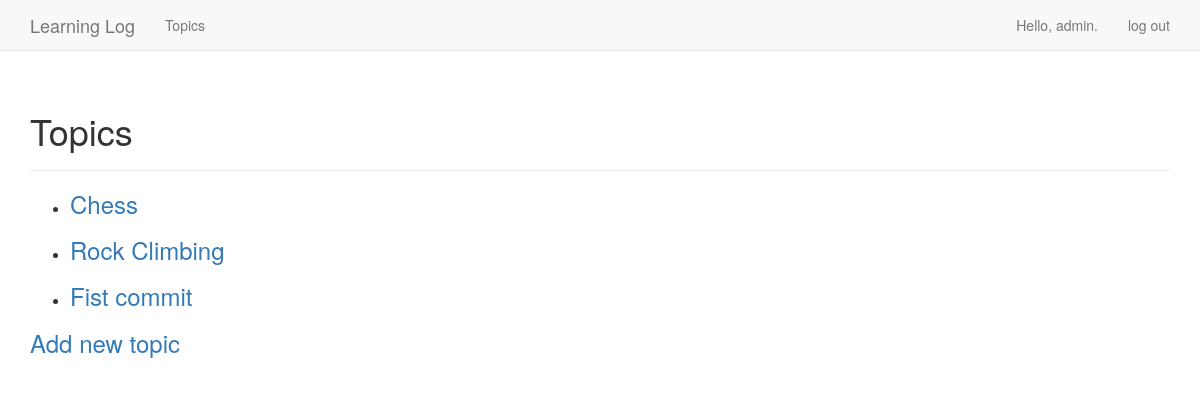
Page /topics/ (signed in) on the earlier database version.
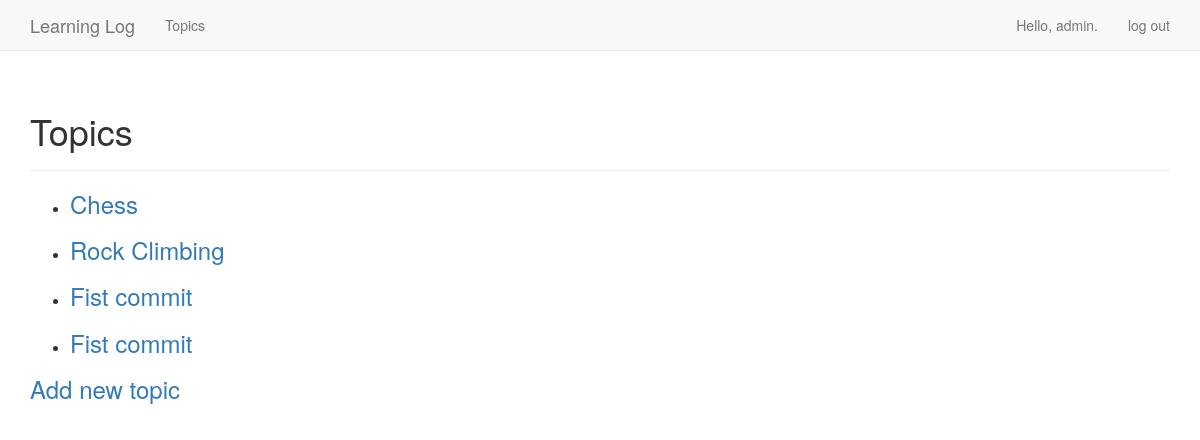
Same page on the later database version.
### learning_logs/models.py (models this page shows)
class Topic(models.Model):
    text = models.CharField(max_length=200)
    alters_data = models.DateTimeField(auto_now_add=True)
    owner = models.ForeignKey(User,on_delete=models.CASCADE)
    def __str__(self):
        return self.text

### learning_logs/views.py (the view)
# urls.py: url(r'^topics/$', views.topics, name='topics'),
@login_required
def topics(request):
    topics = Topic.objects.filter(owner=request.user).order_by('alters_data')
    context = {'topics':topics}
    return  render(request,'learning_logs/topics.html',context)

### learning_logs/templates/learning_logs/topics.html
{% extends "learning_logs/base.html" %}
{% block header %}
    <h1>Topics</h1>
{% endblock header %}
{% block content %}
    <ul>
        {% for topic in topics %}
            <li>
                <h3>
                    <a href="{% url 'topic' topic.id %}">{{ topic }}</a>
                </h3>
            </li>
        {% empty %}
            <li>No topics have been added yet.</li>
        {% endfor %}
    </ul>
    <h3><a href="{% url 'new_topic' %}">Add new topic</a></h3>
{% endblock content %}

### learning_logs/templates/learning_logs/base.html (shortened to what this page needs)
{% load bootstrap3 %}
<!DOCTYPE html>
<html lang="en">
<head>
    {% bootstrap_css %}
    <body>
        <nav class="navbar navbar-default navbar-static-top">
           <div class="container">
                <div class="navbar-header">
                    <a class="navbar-brand" href="{% url 'index' %}">Learning Log</a>
                </div>
                <div id="navbar" class="navbar-collapse collapsed">
                    <ul class="nav navbar-nav">
                        <li><a href="{% url 'topics' %}">Topics</a></li>
                    </ul>
                    <ul class="nav navbar-nav navbar-right">
                        {% if user.is_authenticated %}
                                <li><a>Hello, {{ user.username }}.</a></li>
                                <li><a href="{% url 'logout' %}">log out</a></li>
                        {% else %}
                            <li><a href="{% url 'register' %}">register</a></li>
                            <li><a href="{% url 'login' %}">log in</a></li>
                        {% endif %}
                    </ul>
                </div>
           </div>
        </nav>
        <div class="container">
            <div class="page-header">
                {% block header %}{% endblock header %}
            </div>
            <div>
                {% block content %}{% endblock content %}
            </div>
        </div>
    </body>
</head>
</html>

Differences in the rows shown:
added Topic: text "Fist commit"
